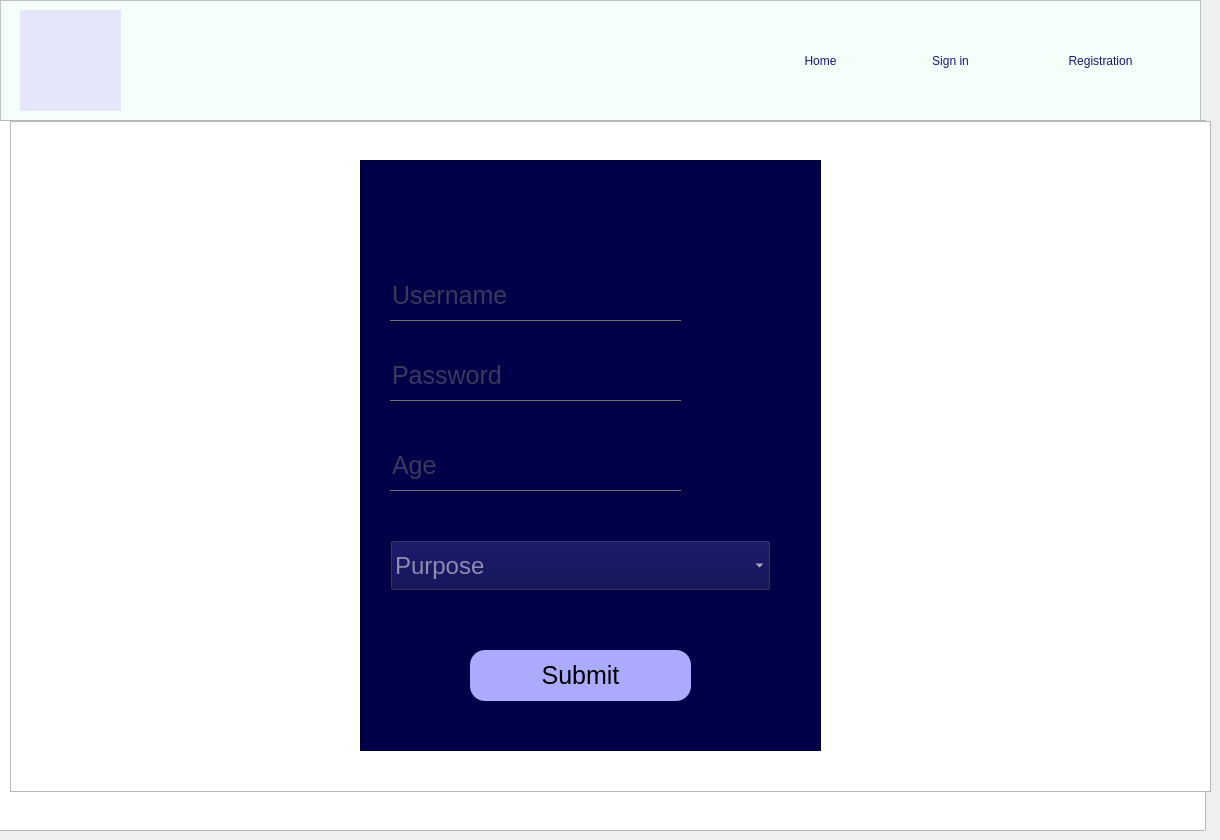
    <widget class="QWidget" name="page_2">
     <widget class="QFrame" name="frame_14">
      <property name="geometry">
       <rect>
        <x>0</x>
        <y>0</y>
        <width>1201</width>
        <height>121</height>
       </rect>
      </property>
      <property name="styleSheet">
       <string notr="true">background:				#F5FFFA;</string>
      </property>
      <property name="frameShape">
       <enum>QFrame::StyledPanel</enum>
      </property>
      <property name="frameShadow">
       <enum>QFrame::Raised</enum>
      </property>
      <widget class="QPushButton" name="Register_Button_main_2">
       <property name="geometry">
        <rect>
         <x>1030</x>
         <y>10</y>
         <width>141</width>
         <height>101</height>
        </rect>
       </property>
       <property name="styleSheet">
        <string notr="true">QPushButton
{

font: 18pt &quot;Candara&quot;;
color:      #191970;
border: none;
}

QPushButton:hover
{

border:none;
color:#2F4F4F;
border-top:5px solid rgb(70, 140, 104);
border-bottom:5px solid rgb(70, 140, 104);
}</string>
       </property>
       <property name="text">
        <string>Registration</string>
       </property>
      </widget>
      <widget class="QPushButton" name="Main_Button_signin_2">
       <property name="geometry">
        <rect>
         <x>890</x>
         <y>10</y>
         <width>121</width>
         <height>101</height>
        </rect>
       </property>
       <property name="styleSheet">
        <string notr="true">QPushButton
{

font: 18pt &quot;Candara&quot;;
color:      #191970;
border: none;
}

QPushButton:hover
{

border:none;
color:#2F4F4F;
border-top:5px solid rgb(70, 140, 104);
border-bottom:5px solid rgb(70, 140, 104);
}</string>
       </property>
       <property name="text">
        <string>Sign in</string>
       </property>
      </widget>
      <widget class="QPushButton" name="home_copy_8">
       <property name="geometry">
        <rect>
         <x>760</x>
         <y>10</y>
         <width>121</width>
         <height>101</height>
        </rect>
       </property>
       <property name="styleSheet">
        <string notr="true">QPushButton
{

font: 18pt &quot;Candara&quot;;
color:      #191970;
border: none;
}

QPushButton:hover
{

border:none;
color:#2F4F4F;
border-top:5px solid rgb(70, 140, 104);
border-bottom:5px solid rgb(70, 140, 104);
}</string>
       </property>
       <property name="text">
        <string>Home</string>
       </property>
      </widget>
      <widget class="QPushButton" name="home_copy">
       <property name="geometry">
        <rect>
         <x>20</x>
         <y>10</y>
         <width>101</width>
         <height>101</height>
        </rect>
       </property>
       <property name="cursor">
        <cursorShape>PointingHandCursor</cursorShape>
       </property>
       <property name="styleSheet">
        <string notr="true">QPushButton
{
color:   #E6E6FA;
background: #E6E6FA;
border:none;
}

QPushButton:hover
{
color:   #ADD8E6;

background:    #ADD8E6;
}</string>
       </property>
       <property name="text">
        <string/>
       </property>
       <property name="icon">
        <iconset resource="resource.qrc">
         <normaloff>:/img/Untitled_design__1_-removebg-preview.png</normaloff>:/img/Untitled_design__1_-removebg-preview.png</iconset>
       </property>
       <property name="iconSize">
        <size>
         <width>100</width>
         <height>100</height>
        </size>
       </property>
      </widget>
     </widget>
     <widget class="QGraphicsView" name="graphicsView_login">
      <property name="geometry">
       <rect>
        <x>-5</x>
        <y>120</y>
        <width>1211</width>
        <height>711</height>
       </rect>
      </property>
      <property name="styleSheet">
       <string notr="true">background:  url(:/img/11.jpg);</string>
      </property>
     </widget>
     <widget class="QGraphicsView" name="graphicsView_registration">
      <property name="geometry">
       <rect>
        <x>10</x>
        <y>121</y>
        <width>1201</width>
        <height>671</height>
       </rect>
      </property>
      <property name="styleSheet">
       <string notr="true">background :url(:/img/00.jpg);</string>
      </property>
     </widget>
     <widget class="QFrame" name="login_frame">
      <property name="geometry">
       <rect>
        <x>370</x>
        <y>250</y>
        <width>411</width>
        <height>411</height>
       </rect>
      </property>
      <property name="styleSheet">
       <string notr="true">background:#333;</string>
      </property>
      <property name="frameShape">
       <enum>QFrame::StyledPanel</enum>
      </property>
      <property name="frameShadow">
       <enum>QFrame::Raised</enum>
      </property>
      <widget class="QPushButton" name="log_in_Button">
       <property name="geometry">
        <rect>
         <x>100</x>
         <y>300</y>
         <width>221</width>
         <height>51</height>
        </rect>
       </property>
       <property name="styleSheet">
        <string notr="true">QPushButton
{
font-size:25px;
background:rgb(70, 140, 104);
border-radius:15px;
}

QPushButton:hover
{
color:white;
border-radius:20px;
background:rgb(85, 170, 255);
}</string>
       </property>
       <property name="text">
        <string>Log In</string>
       </property>
      </widget>
      <widget class="QLabel" name="label_3">
       <property name="geometry">
        <rect>
         <x>140</x>
         <y>40</y>
         <width>181</width>
         <height>91</height>
        </rect>
       </property>
       <property name="styleSheet">
        <string notr="true">*{
font-size:25px;
color:white;
}</string>
       </property>
       <property name="text">
        <string>Sign In Here</string>
       </property>
      </widget>
      <widget class="QLineEdit" name="Login_u_name">
       <property name="geometry">
        <rect>
         <x>60</x>
         <y>120</y>
         <width>291</width>
         <height>51</height>
        </rect>
       </property>
       <property name="styleSheet">
        <string notr="true">QLineEdit
{
font-size:25px;
background:transparent;
border:none;
color:#717072;
border-bottom:0.5px solid #717072;
}
	
</string>
       </property>
       <property name="inputMask">
        <string/>
       </property>
       <property name="text">
        <string/>
       </property>
       <property name="placeholderText">
        <string>Username</string>
       </property>
      </widget>
      <widget class="QLineEdit" name="login_pass">
       <property name="geometry">
        <rect>
         <x>60</x>
         <y>180</y>
         <width>291</width>
         <height>51</height>
        </rect>
       </property>
       <property name="styleSheet">
        <string notr="true">QLineEdit
{
font-size:25px;
background:transparent;
border:none;
color:#717072;
border-bottom:0.5px solid #717072;
}
	
</string>
       </property>
       <property name="inputMask">
        <string/>
       </property>
       <property name="echoMode">
        <enum>QLineEdit::Password</enum>
       </property>
       <property name="placeholderText">
        <string>Psssword</string>
       </property>
      </widget>
     </widget>
     <widget class="QToolButton" name="login_icon">
      <property name="geometry">
       <rect>
        <x>520</x>
        <y>190</y>
        <width>111</width>
        <height>111</height>
       </rect>
      </property>
      <property name="styleSheet">
       <string notr="true">background:rgb(212, 212, 212);
border-radius:50px;

</string>
      </property>
      <property name="text">
       <string/>
      </property>
      <property name="icon">
       <iconset>
        <normalon>:/dd/other/1 (2).png</normalon>
       </iconset>
      </property>
      <property name="iconSize">
       <size>
        <width>100</width>
        <height>100</height>
       </size>
      </property>
     </widget>
     <widget class="QFrame" name="registration_frame">
      <property name="geometry">
       <rect>
        <x>360</x>
        <y>160</y>
        <width>461</width>
        <height>591</height>
       </rect>
      </property>
      <property name="styleSheet">
       <string notr="true">background:rgb(0, 0, 72);</string>
      </property>
      <property name="frameShape">
       <enum>QFrame::StyledPanel</enum>
      </property>
      <property name="frameShadow">
       <enum>QFrame::Raised</enum>
      </property>
      <widget class="QLabel" name="panel_lavel">
       <property name="geometry">
        <rect>
         <x>100</x>
         <y>40</y>
         <width>241</width>
         <height>41</height>
        </rect>
       </property>
       <property name="styleSheet">
        <string notr="true">font: 20pt &quot;Segoe UI&quot;;
color:white;</string>
       </property>
       <property name="text">
        <string/>
       </property>
      </widget>
      <widget class="QLineEdit" name="L_username">
       <property name="geometry">
        <rect>
         <x>30</x>
         <y>110</y>
         <width>291</width>
         <height>51</height>
        </rect>
       </property>
       <property name="styleSheet">
        <string notr="true">QLineEdit
{
font-size:25px;
background:transparent;
border:none;
color:#717072;
border-bottom:0.5px solid #717072;
}
	
</string>
       </property>
       <property name="inputMask">
        <string/>
       </property>
       <property name="text">
        <string/>
       </property>
       <property name="placeholderText">
        <string>Username</string>
       </property>
      </widget>
      <widget class="QLineEdit" name="L_pass">
       <property name="geometry">
        <rect>
         <x>30</x>
         <y>190</y>
         <width>291</width>
         <height>51</height>
        </rect>
       </property>
       <property name="styleSheet">
        <string notr="true">QLineEdit
{
font-size:25px;
background:transparent;
border:none;
color:#717072;
border-bottom:0.5px solid #717072;
}
	
</string>
       </property>
       <property name="inputMask">
        <string/>
       </property>
       <property name="text">
        <string/>
       </property>
       <property name="echoMode">
        <enum>QLineEdit::Password</enum>
       </property>
       <property name="placeholderText">
        <string>Password</string>
       </property>
      </widget>
      <widget class="QLineEdit" name="L_age">
       <property name="geometry">
        <rect>
         <x>30</x>
         <y>280</y>
         <width>291</width>
         <height>51</height>
        </rect>
       </property>
       <property name="styleSheet">
        <string notr="true">QLineEdit
{
font-size:25px;
background:transparent;
border:none;
color:#717072;
border-bottom:0.5px solid #717072;
}
	
</string>
       </property>
       <property name="inputMask">
        <string/>
       </property>
       <property name="text">
        <string/>
       </property>
       <property name="placeholderText">
        <string>Age</string>
       </property>
      </widget>
      <widget class="QComboBox" name="comboBox">
       <property name="geometry">
        <rect>
         <x>30</x>
         <y>380</y>
         <width>381</width>
         <height>51</height>
        </rect>
       </property>
       <property name="font">
        <font>
         <pointsize>18</pointsize>
        </font>
       </property>
       <property name="styleSheet">
        <string notr="true">color: rgb(255, 255, 255);</string>
       </property>
       <property name="placeholderText">
        <string>Purpose</string>
       </property>
       <property name="frame">
        <bool>true</bool>
       </property>
       <property name="modelColumn">
        <number>0</number>
       </property>
       <item>
        <property name="text">
         <string>Free from Addiction</string>
        </property>
       </item>
       <item>
        <property name="text">
         <string>For Feeling Better</string>
        </property>
       </item>
       <item>
        <property name="text">
         <string>Save Money</string>
        </property>
       </item>
       <item>
        <property name="text">
         <string>Look Younger</string>
        </property>
       </item>
       <item>
        <property name="text">
         <string>My Friends &amp; Family will be Healthier</string>
        </property>
       </item>
       <item>
        <property name="text">
         <string>Better Testing Food</string>
        </property>
       </item>
       <item>
        <property name="text">
         <string>Higher Energy</string>
        </property>
       </item>
      </widget>
      <widget class="QPushButton" name="registre_submit_buttn">
       <property name="geometry">
        <rect>
         <x>110</x>
         <y>490</y>
         <width>221</width>
         <height>51</height>
        </rect>
       </property>
       <property name="styleSheet">
        <string notr="true">QPushButton
{
font-size:25px;
background:rgb(170, 170, 255);
border-radius:15px;
}

QPushButton:hover
{
color:white;
border-radius:20px;
background:rgb(85, 170, 255);
}</string>
       </property>
       <property name="text">
        <string>Submit</string>
       </property>
      </widget>
     </widget>
    </widget>
